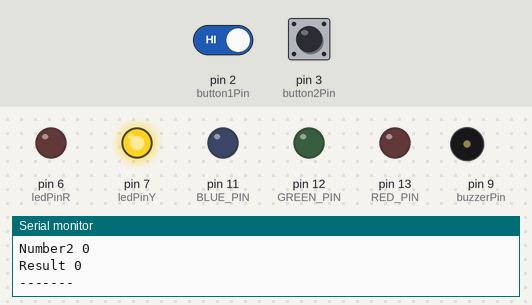
Simulated run of this sketch. Board: Arduino Uno, built with avr-gcc and run on an emulated ATmega328P. On the bench: output pins drawn as LEDs (lit = HIGH), buzzer (waves = sounding), the last lines printed to the serial monitor. Dashed ring = blinking. The test bench sets the inputs (shaded band); at power-on: pin 3 (button2Pin) HIGH, pin 2 (button1Pin) HIGH.

Above: at 1.2 s.
1.3 s: pin 3 (button2Pin) pulled LOW for 1 s
At 3.0 s:
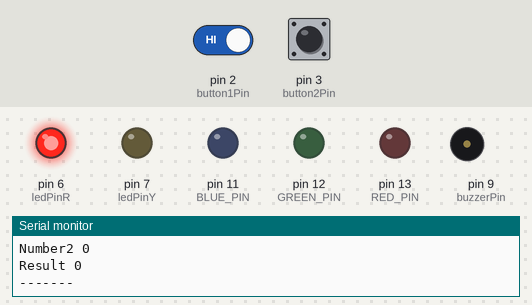
3.8 s: pin 3 (button2Pin) pulled LOW for 0.15 s
At 4.3 s:
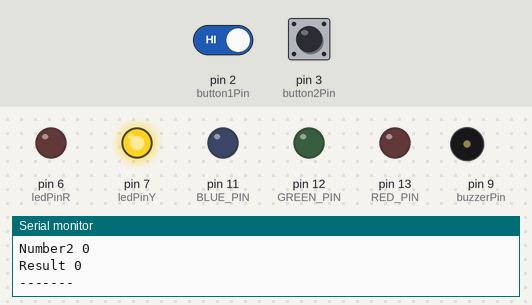
5.5 s: pin 3 (button2Pin) pulled LOW for 3.2 s
At 6.0 s:
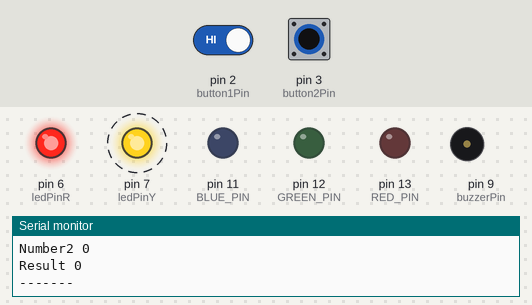
10.2 s: pin 2 (button1Pin) driven LOW and pin 3 (button2Pin) driven LOW
At 11.07 s:
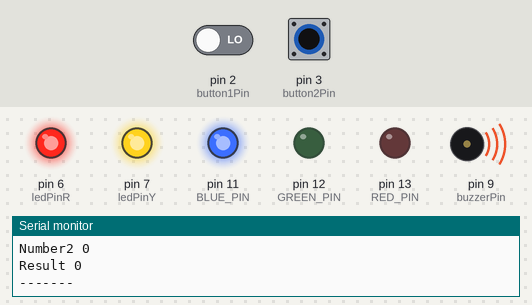
13.2 s: pin 3 (button2Pin) driven HIGH
At 13.32 s:
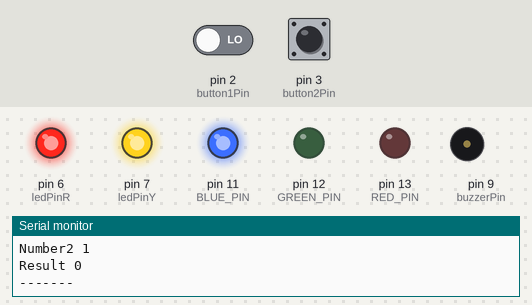
Timing chart, 0 to 15.7 s (numbered marks = the images above; inputs shaded):
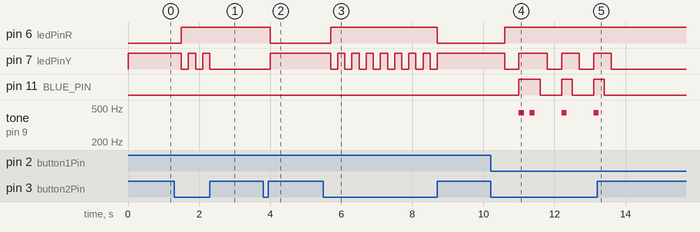

Measured:
- after the input at 1.3 s, pin 6 (ledPinR): LOW → HIGH after 0.20 s; pin 7 (ledPinY): alternates HIGH for 0.20 s and LOW for 0.20 s, 5 changes in all, then stays LOW, starting after 0.20 s
- after the input at 3.8 s, pin 6 (ledPinR): HIGH → LOW after 0.20 s; pin 7 (ledPinY): LOW → HIGH after 0.20 s
- after the input at 5.5 s, pin 6 (ledPinR): LOW → HIGH after 0.20 s, → LOW 3.0 s later; pin 7 (ledPinY): alternates HIGH for 0.20 s and LOW for 0.20 s, 16 changes in all, then stays HIGH, starting after 0.20 s
- after the input at 10.2 s, pin 6 (ledPinR): LOW → HIGH after 0.40 s; pin 7 (ledPinY): goes LOW 0.40 s, HIGH 0.80 s, LOW 0.40 s, HIGH 0.50 s, LOW 0.40 s, then HIGH, starting after 0.40 s
- after the input at 13.2 s, pin 7 (ledPinY): goes on until 13.6 s, then stays LOW; pin 11 (BLUE_PIN): goes on until 13.4 s, then stays LOW; tone on pin 9 (buzzerPin): goes on until 13.3 s, then stays silent

The sketch:

Calculator.ino
```cpp
const int RED_PIN = 13;
const int GREEN_PIN = 12;
const int BLUE_PIN = 11;
const int button1Pin = 2;
const int button2Pin = 3;
const int ledPinY = 7;
const int ledPinR = 6;
const int buzzerPin = 9;
int Number1 = 0;
int Number2 = 0;
int Result;
int t = 200; //delay time in millisdeconds
int part = 0;
int const noteH = 440; //this is the frequency of the high note (counting)
int const noteL = 262; //this is the frequency of the low note (error)
int const noteDur1 = 150; //this is the duration of the counting note (NoteH)
int const noteDur2 = 400; //this is the duration of the error note (NoteL)
unsigned long previousMillis = 0;
const long interval = 1000;
void setup() {
  Serial.begin(9600);
  pinMode(RED_PIN, OUTPUT);
  pinMode(GREEN_PIN, OUTPUT);
  pinMode(BLUE_PIN, OUTPUT);
  pinMode(ledPinY, OUTPUT);
  pinMode(ledPinR, OUTPUT);
  pinMode(buzzerPin,OUTPUT);
  pinMode(button1Pin, INPUT);
  pinMode(button2Pin, INPUT);
}

void printN(){ //this function prints out the values of the Numbers at each part of the calculation
  Serial.print("part ");
  Serial.println(part);
  Serial.print("Number1 ");
  Serial.println(Number1);
  Serial.print("Number2 ");
  Serial.println(Number2);
  Serial.print("Result ");
  Serial.println(Result);
  Serial.println("-------");
}

void RGBoff(){//this function turns off all of the lights in the RGB Led after the function is complete
  digitalWrite(RED_PIN, LOW);
  digitalWrite(GREEN_PIN, LOW);
  digitalWrite(BLUE_PIN, LOW);
}

void loop() {
  int i, button1State, button2State;
  unsigned long currentMillis = millis();//this reads how long the code has been running for in milliseconds
  button1State = digitalRead(button1Pin);
  button2State = digitalRead(button2Pin);

  if (Result > 30){//this is a test to see if the result is less than 30, if it is higher than 30 an error note is played and the loop is exited
  tone (buzzerPin,noteL,noteDur2);
  i = Result = 1;
 }
  if (part == 0){ //this is where the first number is inputted
    digitalWrite(ledPinY, HIGH);//yellow light is turned on to signify part 1
    digitalWrite(ledPinR, LOW);
    if (button1State == LOW){ //each time the button is pressed, the first number increases by one
      Number1 = Number1 + 1;
      delay(t);

    }
  }

  if (part == 1){ //this is where the second number is inputted
    digitalWrite(ledPinY, LOW);
    digitalWrite(ledPinR, HIGH);//Red light is turned on to signify part 2
    if (button1State == LOW){ //each time the button is pressed, the second number increases by one
      Number2 = Number2 + 1;
      delay(t);
    }
  }

  if (part == 2){
    digitalWrite(ledPinY, HIGH);
    digitalWrite(ledPinR, HIGH);//Both lights are turned on to signify part 3
    Result = Number1 + Number2;//the result is then counted
    for(i = 0; i < Result; i++){//the result is then played through the buzzer in intervals of 300ms
      if (i < 11){//for numbers less than 11, a blue light is shown
        digitalWrite(RED_PIN, LOW);
        digitalWrite(GREEN_PIN, LOW);
        digitalWrite(BLUE_PIN, HIGH);
        tone(buzzerPin,noteH,noteDur1);
        delay(300);
        RGBoff();
      }

      if (i > 10 and i < 21){//for numbers between 11 and 20, a green light is shown
        digitalWrite(RED_PIN, LOW);
        digitalWrite(GREEN_PIN, HIGH);
        digitalWrite(BLUE_PIN, LOW);
        tone(buzzerPin,noteH,noteDur1);
        delay(300);
        RGBoff();
      }
      if (i > 20 and i <31){//for numbers between 21 and 30, a red light is shown
        digitalWrite(RED_PIN, HIGH);
        digitalWrite(GREEN_PIN, LOW);
        digitalWrite(BLUE_PIN, LOW);
        tone(buzzerPin,noteH,noteDur1);
        delay(300);
        RGBoff();
      }

    }
    part = 0;
    Number1 = 0;
    Number2 = 0;
    Result = 0;
  }

  if (button2State == LOW){
    part = part + 1;
    delay(t);
  }
  if (currentMillis - previousMillis >= interval) {
    previousMillis = currentMillis;
    printN();

  }
}
```
